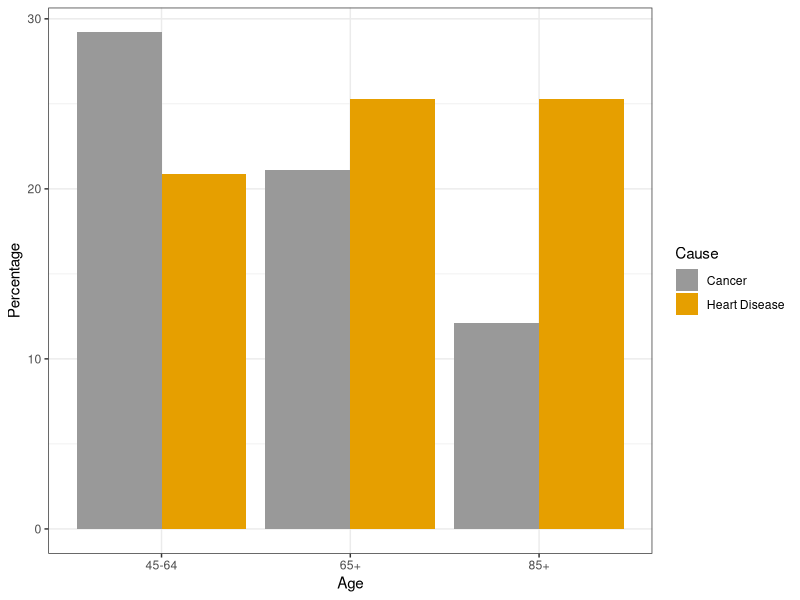
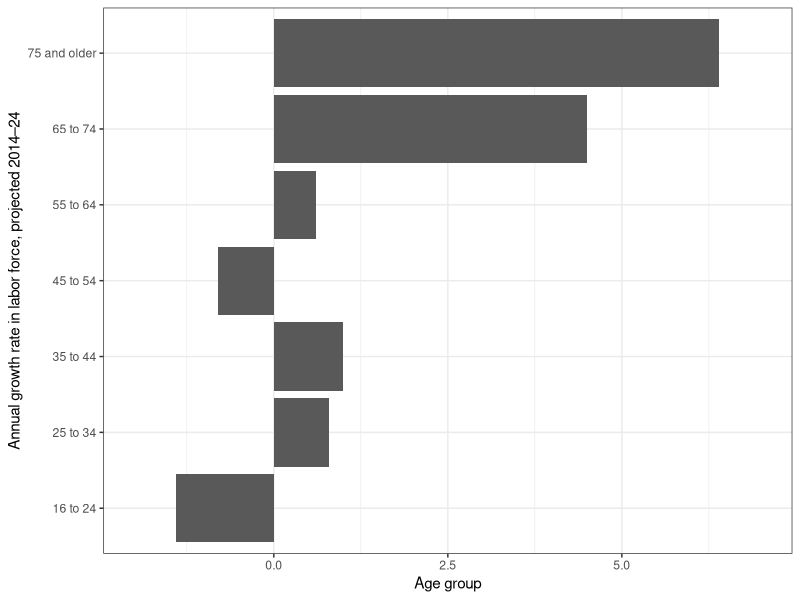

Source code (R) for these figures, in order:
## ---- chunk 1
#| label: setup
#| include: false

library(tidyverse)

# The palette with grey:
cbPalette <- c("#999999", "#E69F00", "#56B4E9", "#009E73", "#F0E442", "#0072B2", "#D55E00", "#CC79A7")

## ---- chunk 2
#| label: fig-09-01
#| fig-cap: >
#|   Age is Increasing Worldwide ([Source](https://commons.wikimedia.org/wiki/File%3AHabibaadansalat.jpg))

# Figure 9.1 Age is Increasing Worldwide
# 
# Source

knitr::include_graphics("https://upload.wikimedia.org/wikipedia/commons/thumb/e/ee/Habibaadansalat.jpg/1483px-Habibaadansalat.jpg?20110816090823")

## ---- chunk 3
#| label: fig-09-09
#| fig-cap: >
#|   Jeanne Louise Calment from France ([Source](https://en.wikipedia.org/wiki/Jeanne_Calment))

# Figure 9.9 Jeanne Louise Calment from France
# 
# Source

knitr::include_graphics("https://upload.wikimedia.org/wikipedia/en/7/7f/Jeanne-Calment-1996.jpg")

## ---- chunk 4
#| label: fig-tbl-09-06
#| fig-cap: >
#|   Death Percentages for Cancer and Heart Disease for Selected Age Groups ([Source](https://www.cdc.gov/nchs/data/nvsr/nvsr67/nvsr67_06.pdf))

tibble(
  Cause = c("Cancer", "Heart Disease"),
  "45-64" = c(29.2, 20.9),
  "65+" = c(21.1, 25.3),
  "85+" = c(12.1, 25.3)
) %>% 
  pivot_longer(
    -1,
    names_to = "Age",
    values_to = "Percentage"
  ) %>% 
  ggplot(
    aes(
      x = Age,
      y = Percentage,
      fill = Cause
    )
  ) +
  geom_bar(stat = "identity", position = position_dodge()) +
  scale_fill_manual(values = cbPalette) +
  theme_bw()

## ---- chunk 5
#| label: tbl-09-06
#| tbl-cap: >
#|   Death Percentages for Cancer and Heart Disease for Selected Age Groups

tibble(
  Cause = c("Cancer", "Heart Disease"),
  "45-64" = c(29.2, 20.9),
  "65+" = c(21.1, 25.3),
  "85+" = c(12.1, 25.3)
) %>% 
  knitr::kable()

## ---- chunk 6
#| label: fig-09-25
#| fig-cap: >
#|   Exercise Improves Sleep ([Source](https://www.flickr.com/photos/infomatique/1801077832/))

# Figure 9.25 Exercise Improves Sleep
# 
# Source

knitr::include_graphics("https://live.staticflickr.com/2031/1801077832_751021688c_o.jpg")

## ---- chunk 7
#| label: fig-09-28
#| fig-cap: >
#|   Aids for Prospective Memory ([Source](https://4vector.com/free-vector/notepad-vector-1638))

# Figure 9.28 Aids for Prospective Memory
# 
# Source

knitr::include_graphics("https://4vector.com/i/free-vector-notepad-vector_001638_nte%202%20(3).jpg")

## ---- chunk 8
#| label: fig-09-30
#| fig-cap: >
#|  [Source](https://commons.wikimedia.org/wiki/File:Happy_Old_Man.jpg)

# Figure 9.30
# 
# Source

knitr::include_graphics("https://upload.wikimedia.org/wikipedia/commons/8/8b/Happy_Old_Man.jpg?20100521145939")

## ---- chunk 9
#| label: fig-09-35
#| fig-cap: >
#|   Figure 9.35 2014-2024 Percentage Labor Growth ([Source](https://www.bls.gov/careeroutlook/2017/article/older-workers.htm))

# Figure 9.35 2014-2024 Percentage Labor Growth

tibble(
  Age = c(
    "16 to 24", "25 to 34", "35 to 44", "45 to 54", "55 to 64", "65 to 74", "75 and older"
  ),
  Percentage = c(
    -1.4, 0.8, 1.0, -0.8, 0.6, 4.5, 6.4
  )
) %>% 
  ggplot(
    aes(x = Percentage, y = Age)
  ) +
  geom_bar(stat = "identity") +
  labs(
    x = "Age group",
    y = "Annual growth rate in labor force, projected 2014–24"
  ) +
  xlim(-2, 7) +
  theme_bw()




## ---- chunk 10
#| label: fig-09-46
#| fig-cap: >
#|   [Source](https://pixabay.com/illustrations/divorce-break-up-separation-split-1021280/)

# Figure 9.46
# 
# Source

knitr::include_graphics("https://cdn.pixabay.com/photo/2015/11/03/18/32/divorce-1021280_1280.png")
